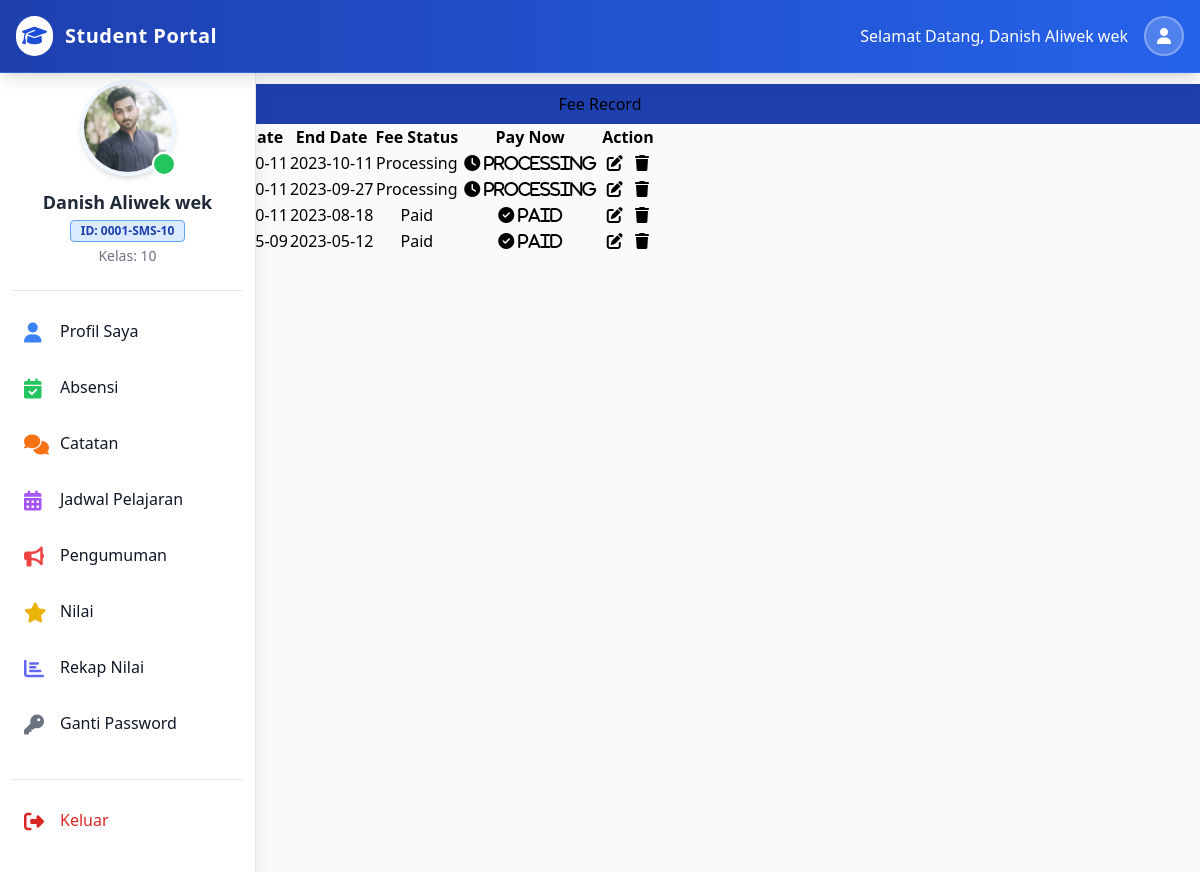
/siswa/index.php?biaya (signed in), run on the app's committed database.
### tables this page shows
CREATE TABLE `kelas` (
  `id_kelas` int NOT NULL,
  `nama_kelas` varchar(50) NOT NULL,
  `nama_mapel` varchar(300) NOT NULL,
  `nama_seksi` varchar(50) NOT NULL,
  `k_id_guru` int NOT NULL,
  `created_at` datetime NOT NULL DEFAULT CURRENT_TIMESTAMP
);

CREATE TABLE `fee` (
  `tution_fee` int(11) NOT NULL,
  `library_fee` int(11) NOT NULL,
  `sports_fee` int(11) NOT NULL,
  `fee_id` int(11) NOT NULL,
  `fee_amount` int(12) NOT NULL,
  `fee_month` int(2) NOT NULL,
  `fee_due_date` date NOT NULL,
  `fee_end_date` date NOT NULL,
  `f_student_id` int(11) NOT NULL,
  `f_class_id` int(11) NOT NULL,
  `transaction_id` varchar(50) NOT NULL,
  `payment_method` varchar(50) NOT NULL DEFAULT '0',
  `fee_submit_date` datetime NOT NULL DEFAULT current_timestamp(),
  `fee_status` enum('Paid','Unpaid','Processing') NOT NULL DEFAULT 'Unpaid',
  `created_at` datetime NOT NULL DEFAULT current_timestamp()
);

### siswa/biaya.php (the view, shortened to what this page needs)
<div class="row col-md-12 mx-auto my-5">
    <h1 class="text-center fs-1 mt-3 bg-primary bg-gradient p-2 my-heading">Fee Record</h1>
    <table class="table mb-5 text-center my-table" id="my-dataTable">
        <thead class="table-info">
            <tr>
                <th scope="col">Sr</th>
                <th scope="col">Fee Month</th>
                <th scope="col">Fee Amount</th>
                <th scope="col">Due Date</th>
                <th scope="col">End Date</th>
                <th scope="col">Fee Status</th>
                <th scope="col">Pay Now</th>
                <th scope="col">Action</th>
            </tr>
        </thead>
        <tbody>
            <?php
            $student_class = $_SESSION['student_class'];
            $fee_sql = "SELECT * FROM `fee` WHERE f_class_id = $student_class";
            $fee_result = $conn->query($fee_sql);
            $sno = 1;
            while ($fee_row = $fee_result->fetch_assoc()) {
            ?>
                <tr>
                    <th scope="row"><?= $sno++ ?></th>
                    <td>
                    </td>
                    <td> <?= $fee_row['fee_amount'] ?> </td>
                    <td> <?= $fee_row['fee_due_date'] ?> </td>
                    <td> <?= $fee_row['fee_end_date'] ?> </td>
                    <td> <?= $fee_row['fee_status'] ?> </td>
                    <?php
                        if($fee_row['fee_status'] == "Unpaid"){
                    ?>
                    <td> <a class="btn btn-secondary mx-1" href="index.php?pay_fee_id=<?= $fee_row['fee_id'] ?>"><i class="fa fa-dollar"> Pay Now</i></a> <td>
                        <?php  } else if($fee_row['fee_status'] == "Processing") {  ?>
                            <td> <a class="btn btn-warning mx-1" href="#"><i class="fa fa-clock"> Processing</i></a> <td>
                    <?php }  else{  ?>
                            <td> <a class="btn btn-success mx-1" href="#"><i class="fa fa-check-circle"> Paid</i></a> <td>
                    <?php }  ?>
                        <a class="btn btn-warning mx-1" href="index.php?edit_fee_id=<?= $fee_row['fee_id'] ?>"><i class="fa fa-edit"></i></a>
                        <a class="btn btn-danger mx-1" href="index.php?delete_fee_id=<?= $fee_row['fee_id'] ?>"><i class="fa fa-trash"></i></a>
                    </td>
                </tr>
            <?php  }  ?>
        </tbody>
    </table>
</div>

### siswa/partials/student_sidebar.php
<?php
    require_once('../partials/_connection.php');
    $student_pic = $_SESSION['student_pic'];
    $student_name = $_SESSION['student_name'];
    $student_rollno = $_SESSION['student_rollno'];
    $student_class_id = $_SESSION['student_class'];
    $fetch_class_sql = "SELECT nama_kelas FROM kelas WHERE id_kelas = '$student_class_id' ";
    $class_result = $conn->query($fetch_class_sql);
    $fetch_class_row = $class_result->fetch_assoc();
    $student_class = $fetch_class_row['nama_kelas'];
?>
<aside class="fixed left-0 top-16 w-64 h-full bg-white shadow-xl overflow-y-auto border-r border-gray-200 z-10 transition-transform -translate-x-full sm:translate-x-0" id="logo-sidebar">
    <div class="h-full px-3 py-4 overflow-y-auto bg-white">
        <div class="flex flex-col items-center pb-6 border-b border-gray-200 mb-4">
            <div class="relative">
                <img class="w-24 h-24 rounded-full object-cover border-4 border-blue-50 shadow-md" src="../admin/admin_images/registration/<?= $student_pic ?>" alt="Profile" onerror="this.src='https://ui-avatars.com/api/?name=<?= urlencode($student_name) ?>&background=random'">
                <div class="absolute bottom-0 right-0 w-6 h-6 bg-green-500 border-2 border-white rounded-full"></div>
            </div>
            <h5 class="mt-3 text-lg font-bold text-gray-800 text-center"><?= htmlspecialchars($student_name) ?></h5>
            <div class="flex flex-col items-center text-sm text-gray-500 mt-1">
                <span class="bg-blue-100 text-blue-800 text-xs font-semibold px-2.5 py-0.5 rounded border border-blue-400">ID: <?= htmlspecialchars($student_rollno) ?></span>
                <span class="mt-1">Kelas: <?= htmlspecialchars($student_class) ?></span>
            </div>
        </div>
        <ul class="space-y-2 font-medium">
            <li>
                <a href="index.php?profil" class="flex items-center p-3 text-gray-900 rounded-lg hover:bg-blue-50 group transition duration-200">
                    <i class="fas fa-user w-6 h-6 text-xl text-blue-500 group-hover:text-blue-700"></i>
                    <span class="ml-3 group-hover:translate-x-1 transition-transform">Profil Saya</span>
                </a>
            </li>
            <li>
                <a href="index.php?absensi" class="flex items-center p-3 text-gray-900 rounded-lg hover:bg-blue-50 group transition duration-200">
                     <i class="fas fa-calendar-check w-6 h-6 text-xl text-green-500 group-hover:text-green-700"></i>
                    <span class="ml-3 group-hover:translate-x-1 transition-transform">Absensi</span>
                </a>
            </li>
            <li>
                <a href="index.php?catatan" class="flex items-center p-3 text-gray-900 rounded-lg hover:bg-blue-50 group transition duration-200">
                    <i class="fas fa-comments w-6 h-6 text-xl text-orange-500 group-hover:text-orange-700"></i>
                    <span class="ml-3 group-hover:translate-x-1 transition-transform">Catatan</span>
                </a>
            </li>
            <li>
                <a href="index.php?jadwal" class="flex items-center p-3 text-gray-900 rounded-lg hover:bg-blue-50 group transition duration-200">
                    <i class="fas fa-calendar-alt w-6 h-6 text-xl text-purple-500 group-hover:text-purple-700"></i>
                    <span class="ml-3 group-hover:translate-x-1 transition-transform">Jadwal Pelajaran</span>
                </a>
            </li>
            <li>
                <a href="index.php?pengumuman" class="flex items-center p-3 text-gray-900 rounded-lg hover:bg-blue-50 group transition duration-200">
                    <i class="fas fa-bullhorn w-6 h-6 text-xl text-red-500 group-hover:text-red-700"></i>
                    <span class="ml-3 group-hover:translate-x-1 transition-transform">Pengumuman</span>
                </a>
            </li>
            <li>
                <a href="index.php?nilai" class="flex items-center p-3 text-gray-900 rounded-lg hover:bg-blue-50 group transition duration-200">
                    <i class="fas fa-star w-6 h-6 text-xl text-yellow-500 group-hover:text-yellow-700"></i>
                    <span class="ml-3 group-hover:translate-x-1 transition-transform">Nilai</span>
                </a>
            </li>
            <li>
                <a href="index.php?rekap_nilai" class="flex items-center p-3 text-gray-900 rounded-lg hover:bg-blue-50 group transition duration-200">
                    <i class="fas fa-chart-bar w-6 h-6 text-xl text-indigo-500 group-hover:text-indigo-700"></i>
                    <span class="ml-3 group-hover:translate-x-1 transition-transform">Rekap Nilai</span>
                </a>
            </li>
            <li>
                <a href="index.php?ganti_password" class="flex items-center p-3 text-gray-900 rounded-lg hover:bg-blue-50 group transition duration-200">
                    <i class="fas fa-key w-6 h-6 text-xl text-gray-500 group-hover:text-gray-700"></i>
                    <span class="ml-3 group-hover:translate-x-1 transition-transform">Ganti Password</span>
                </a>
            </li>
        </ul>
        <div class="mt-8 border-t border-gray-200 pt-4">
            <ul class="space-y-2 font-medium">
                <li>
                     <a href="index.php?logout" class="flex items-center p-3 text-red-600 rounded-lg hover:bg-red-50 group transition duration-200">
                        <i class="fas fa-sign-out-alt w-6 h-6 text-xl"></i>
                        <span class="ml-3">Keluar</span>
                    </a>
                </li>
            </ul>
        </div>
    </div>
</aside>

### siswa/partials/student_head.php (style rules this page uses)
body { font-family: 'Inter', sans-serif; background-color: #f3f4f6; }

### data on the page
kelas: nama_kelas "10"
fee: fee_end_date "2023-10-11", fee_status "Processing"
fee: fee_end_date "2023-09-27", fee_status "Processing"
fee: fee_end_date "2023-08-18", fee_status "Paid"
fee: fee_end_date "2023-05-12", fee_status "Paid"

### other printed values
$student_name "Danish Aliwek wek"
$student_rollno "0001-SMS-10"
